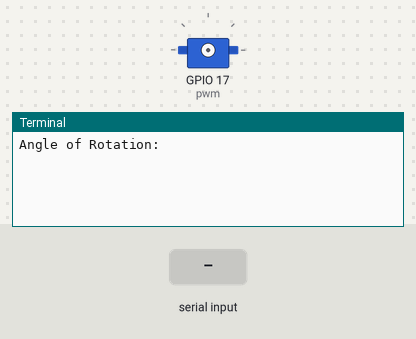
The program below on a simulated Raspberry Pi (BCM pin numbers). Parts: servo, the last lines printed to the terminal. Inputs (shaded band) come from the test bench. Servo angles are drawn from the pulse width (0.5 ms = 0°, 2.5 ms = 180°).

Above: at 1.2 s.
1.3 s: "5" typed at the terminal, then Enter
At 2.0 s:
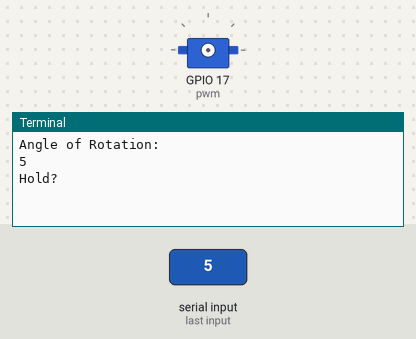
2.8 s: "y" typed at the terminal, then Enter
At 3.2 s:
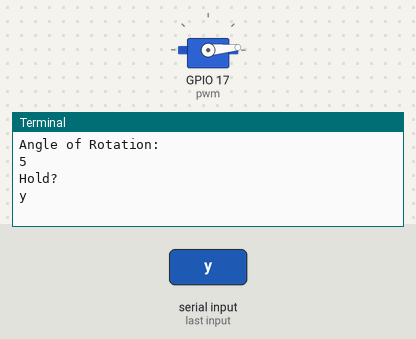

The program:

direct_servo_control.py
```python
import RPi.GPIO as GPIO
import time
GPIO.setwarnings(False)
GPIO.setmode(GPIO.BCM)
GPIO.setup(17, GPIO.OUT)
pwm = GPIO.PWM(17, 50) #set the pwm to the 17th gpio pin and to 50 Hz
pwm.start(0)
def set_angle(angle, runtime, hold=False):

    if angle >= 0 and angle <= 180:
        dutycycle = (angle / 180)* 10 + 2.5
#divide the angle by 180 to get the percent, then translate that into a range of 0 to 10, then add 2.5 because the servo's duty cycle ranges from 2.5 to 12.5
        GPIO.output(17, True)
        pwm.ChangeDutyCycle(dutycycle)
        time.sleep(runtime)
        if hold == False:
            GPIO.output(17, False)
            pwm.ChangeDutyCycle(0)
try:
    while True:
        servoangle = float(input("Angle of Rotation: "))
        holdstr = str(input("Hold? "))
        if "y" in holdstr or "t" in holdstr or "T" in holdstr or "Y" in holdstr:
            holdbool = True
        else:
            holdbool = False
        set_angle(servoangle, 1, holdbool)
except KeyboardInterrupt:
    print("\nProgram Stopped...\n")
    set_angle(servoangle, 0.1)
    GPIO.cleanup()
```

Measured:
- after the input at 1.3 s, the terminal: prints a new line at once (image 1)
- after the input at 2.8 s, the terminal: prints a new line at once (image 2)
